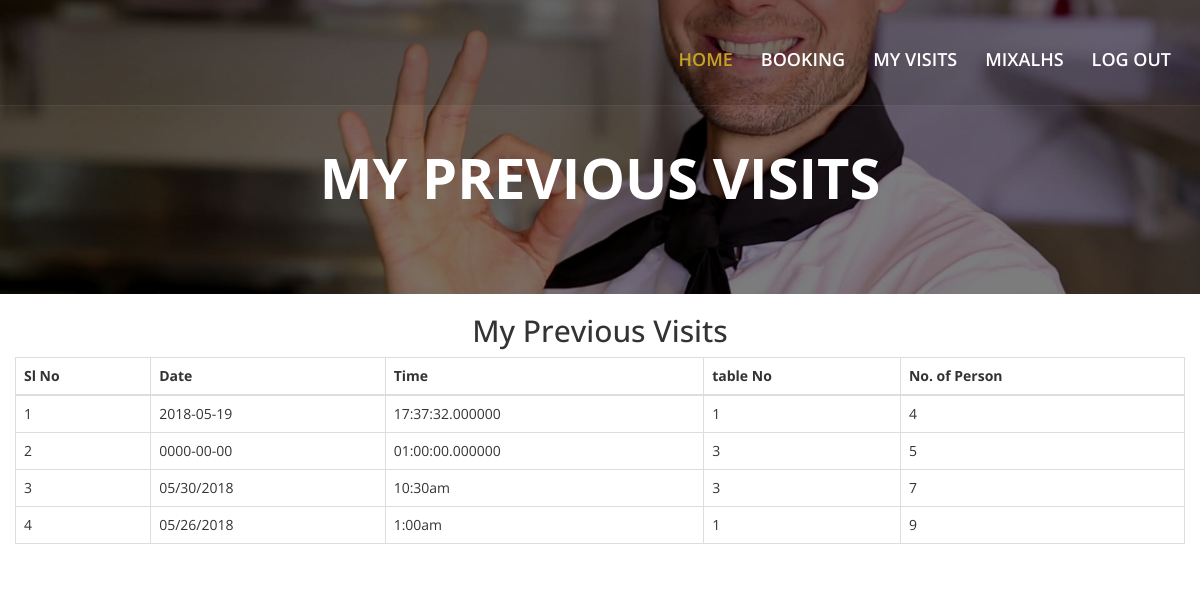
/my-visits.php (signed in), run on the app's committed database.
### tables this page shows
CREATE TABLE `reservation` (
  `reservation_id` INT(11) NOT NULL,
  `date` VARCHAR(220) NOT NULL,
  `time` VARCHAR(200) NOT NULL,
  `person` INT(11) NOT NULL,
  `table_id` int(11) NOT NULL,
  `phone` varchar(20) NOT NULL,
  `message` text,
  `booked_by` varchar(20) NOT NULL,
  `user_id` int(11) NOT NULL
);

### my-visits.php (the view, shortened to what this page needs)
<!DOCTYPE html>
<html lang="en">
<?php
    include('connection.php');
    $user = $_SESSION['id'];
    $query = "SELECT * FROM `reservation` WHERE `user_id`='$user'";
    $resquery = $con->query($query);
    $countquery = $resquery->num_rows;
    include 'include/head.php';
?>
  <body>
	<div id="wapper">
    	<?php
		include 'include/menu.php';
		?>
    	<section class="banner">
        	<div id="inner_banner">
                <div class="item">
                	<img src="images/top-slider/slide-img4.jpg" alt="">
                    <div class="page-title">
                        <h2>My Previous Visits</h2>
                    </div>
                </div>
            </div>
        </section>
        <h2>My Previous Visits</h2>
<div class="container">
  <div class="row">
    <div class="col-xs-12">
      <div class="table-responsive">
        <table summary="This table shows how to create responsive tables using Bootstrap's default functionality" class="table table-bordered table-hover">
          <thead>
            <tr>
              <th>Sl No</th>
              <th>Date</th>
              <th>Time</th>
              <th>table No</th>
              <th>No. of Person</th>
            </tr>
          </thead>
          <tbody>
    <?php if ($countquery) {
          $i = 1;
            while ($fetchresult = $resquery->fetch_array()) { ?>
                <tr>
                  <td><?php echo $i++; ?></td>
                  <td><?php echo $fetchresult['date']; ?></td>
                  <td><?php echo $fetchresult['time']; ?></td>
                  <td><?php echo $fetchresult['table_id']; ?></td>
                  <td><?php echo $fetchresult['person']; ?></td>
                </tr>
          <?php  }
        } ?>
          </tbody>
        </table>
      </div>
    </div>
  </div>
</div>
  </body>
</html>

### include/head.php (shortened to what this page needs)
<head>
    <link href="css/bootstrap.min.css" rel="stylesheet">
    <link href="css/bootstrap-datepicker.css" rel="stylesheet">
	<link href="css/owl.carousel.css" rel="stylesheet">
    <link href="css/font-awesome.css" rel="stylesheet">
    <link href="css/animate.css" rel="stylesheet">
    <link href="css/jquery.timepicker.css" rel="stylesheet">
    <link href="css/jquery.selectbox.css" rel="stylesheet">
    <link href="css/loader.css" rel="stylesheet">
    <link href="css/docs.css" rel="stylesheet">
    <link href="css/yellow.css" rel="stylesheet" id="switch_style">
  </head>

### include/menu.php (shortened to what this page needs)
<nav class="nav-main">
        	<div class="container">
                <div class="nav-link">
                	<ul class="nav-ul">
                    	<li class="menu active">
                        	<a href="index.php">Home <i class="fa fa-angle-down"></i></a>
                        </li>
                        <li class="menu">
                        	<a href="booking.php">Booking <i class="fa fa-angle-down"></i></a>
                        </li>
            <?php if ($_SESSION["id"]) { ?>
                        <li class="menu">
                            <a href="my-visits.php">My Visits<i class="fa fa-angle-down"></i></a>
                        </li>
            <?php   } ?>
            <?php if ($_SESSION["id"]) { ?>
                        <li class="menu">
                            <a href="#"><?php echo $_SESSION["name"]; ?><i class="fa fa-angle-down"></i></a>
                        </li>
                        <li class="menu">
                            <a href="logout.php">Log Out<i class="fa fa-angle-down"></i></a>
                        </li>
                    </ul>
            <?php   } else { ?>
                        </ul>
                        <a href="#" class="btn fill login-btn" data-toggle="modal" data-target="#logoinPopup">Login / sign up</a>
            <?php } ?>
                </div>
            </div>
        </nav>

### css/yellow.css (style rules this page uses)
.nav-main .nav-link .nav-ul > li:hover a, .nav-main .nav-link .nav-ul > li.active a, .nav-main .nav-link .nav-ul > li ul li a, #main_banner .banner-text .top-title label, #footer .footer-link ul li a:hover, #footer .footer-bottom p a, .book-tabel .form-view .submit-slide:hover .fa, .news-block .news-box a, .style-box .box-icon .fa, .style-box .inner-box .home-them ul li a, .top-title label, .our-story.style2 .top-title label, .news-block .news-slide .news-content a, .menu-view .menu-box2 .text .price, #footer.style3 .copyright-text p a { color: #c6a325; }

### my-visits.php (style rules this page uses)
h2 { text-align: center; }

### data on the page
reservation: date "2018-05-19", time "17:37:32.000000", table "1", person "4"
reservation: date "0000-00-00", time "01:00:00.000000", table "3", person "5"
reservation: date "05/30/2018", time "10:30am", table "3", person "7"
reservation: date "05/26/2018", time "1:00am", table "1", person "9"

### other printed values
$_SESSION["name"] "MIXALHS"
